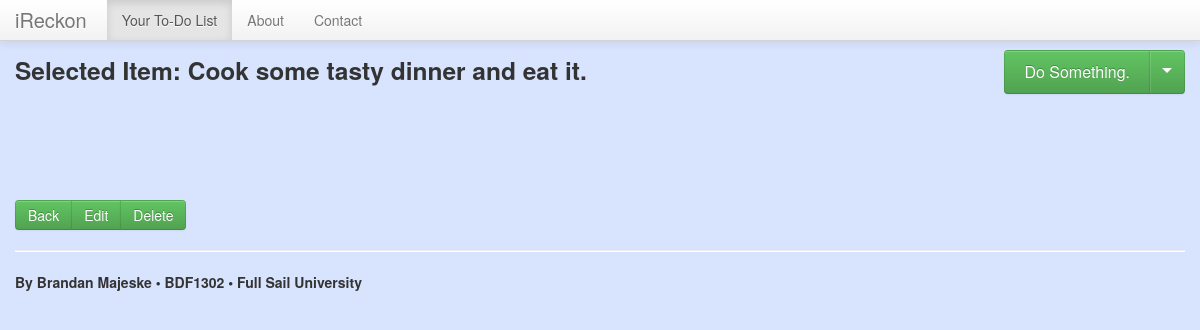
The page /listdisplay.php?itemdetail=Cook some tasty dinner and eat it. (signed in) on the database as committed earlier.
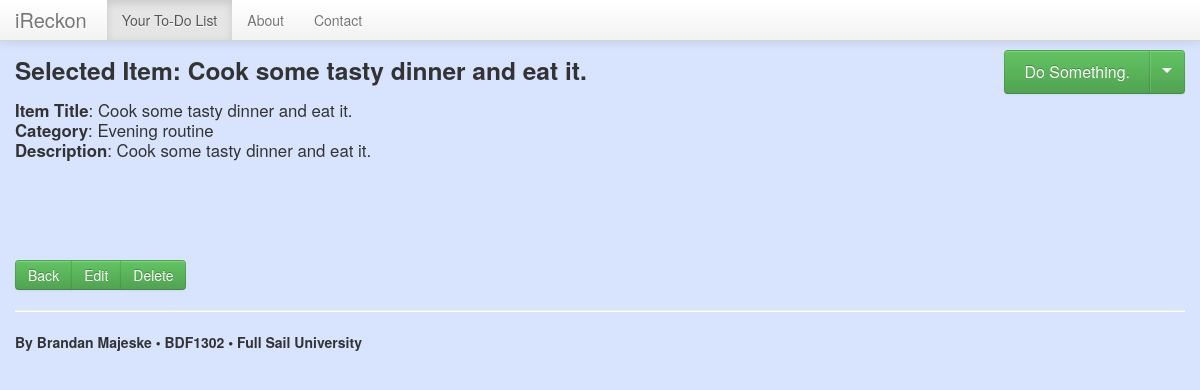
The same page on the database as committed later.
### tables this page shows
CREATE TABLE `items` (
  `id` int(11) unsigned NOT NULL AUTO_INCREMENT,
  `user_name` varchar(50) NOT NULL DEFAULT '',
  `category` varchar(50) DEFAULT NULL,
  `item_text` text,
  `item_title` varchar(50) DEFAULT '',
  PRIMARY KEY (`id`),
  KEY `user_id` (`user_name`)
);

### listdisplay.php (called while the page is built, shortened)
<?php
	require_once 'ListItemsModel.php';
	$model = new ListItemsModel(MY_DSN, MY_USER, MY_PASS);
	$view = new View();
	$view->show('header');
	$view->show('actions_list');
	$itemdetail = isset($_GET['itemdetail'])? $_GET['itemdetail'] : null;
	$model->display_item();
	$rows = $model->display_item('rows');
	$view->show('single_item', $rows);
	$view->show('list_edit', $itemdetail);
?>

### ListItemsModel.php (called while the page is built, shortened)
<?php
class ListItemsModel {
	private $db;
	public function __construct($dsn, $user, $pass) {
		$this->db = new \PDO($dsn, $user, $pass);
		$this->db->setAttribute(\PDO::ATTR_ERRMODE, \PDO::ERRMODE_EXCEPTION);
	}
	public function display_item(){
		$username = isset($_SESSION['username']) ? $_SESSION['username'] : null;
		$itemdetail = isset($_GET['itemdetail']) ? $_GET['itemdetail'] : null;
		if(!$itemdetail){
			echo "Item Detail Query Failed: No Item Search Selected";
		}else{
			$statement = $this->db->prepare("
				SELECT * FROM items WHERE item_title like '%$itemdetail%' AND user_name = '$username';
			");
			try{
				if($statement->execute()){
					$rows = $statement->fetchAll(\PDO::FETCH_ASSOC);
					return $rows;
				}
			}
			catch(\PDOException $e){
				echo "Query Failed";
			}
		}
	}
}

### views/list_edit.inc (the view, shortened to what this page needs)
<?php
$itemdetail = $data;
?>
<div class="space"></div>
<div class="btn-group" >
<a href="index.php" class="btn btn-success">Back</a>
<a href="item_edit.php?itemupdate=<?php echo $itemdetail; ?>" role="button" class="btn btn-success" data-toggle="modal">Edit</a>
<a href="#deleteModal" role="button" class="btn btn-success" data-toggle="modal">Delete</a>
</div>

### views/single_item.inc
<?php
$rows = $data;
$itemdetail= $_GET['itemdetail'];
echo '<h3>Selected Item: ' . htmlentities($itemdetail). '</h3>';
foreach ($rows as $num => $row) {
	echo "<ul class='single_list_item'>
			<li><b>Item Title</b>: ".$row["item_title"]." </li>
			<li><b>Category</b>: ".$row["category"]." </li>
			<li><b>Description</b>: ".$row["item_text"]." </li>
		</ul>";
	}

Rows that differ between the two databases and show on the page:
added items: item_title "Cook some tasty dinner and eat it.", category "Evening routine", item_text "Cook some tasty dinner and eat it."
